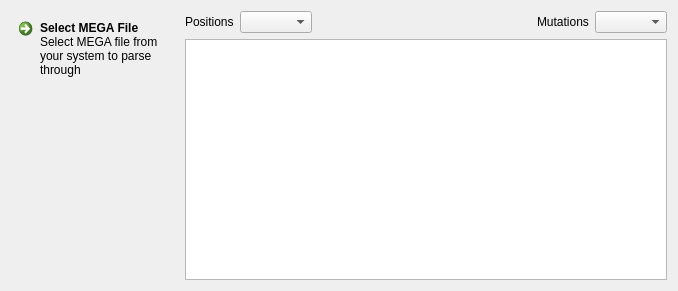
<?xml version="1.0" encoding="UTF-8"?>
<ui version="4.0">
 <class>msa_tool</class>
 <widget class="QWidget" name="msa_tool">
  <property name="geometry">
   <rect>
    <x>0</x>
    <y>0</y>
    <width>678</width>
    <height>291</height>
   </rect>
  </property>
  <property name="windowTitle">
   <string>MSA Tool</string>
  </property>
  <layout class="QHBoxLayout" name="horizontalLayout_3">
   <item>
    <layout class="QHBoxLayout" name="horizontalLayout_2">
     <item>
      <widget class="QCommandLinkButton" name="select_file">
       <property name="text">
        <string>Select MEGA File</string>
       </property>
       <property name="description">
        <string>Select MEGA file from your system to parse through</string>
       </property>
      </widget>
     </item>
     <item>
      <layout class="QVBoxLayout" name="verticalLayout">
       <item>
        <layout class="QHBoxLayout" name="horizontalLayout">
         <item>
          <widget class="QLabel" name="label_2">
           <property name="text">
            <string>Positions</string>
           </property>
          </widget>
         </item>
         <item>
          <widget class="QComboBox" name="comboBox_positions"/>
         </item>
         <item>
          <spacer name="horizontalSpacer">
           <property name="orientation">
            <enum>Qt::Horizontal</enum>
           </property>
           <property name="sizeHint" stdset="0">
            <size>
             <width>40</width>
             <height>20</height>
            </size>
           </property>
          </spacer>
         </item>
         <item>
          <widget class="QLabel" name="label">
           <property name="text">
            <string>Mutations</string>
           </property>
          </widget>
         </item>
         <item>
          <widget class="QComboBox" name="comboBox_mutations"/>
         </item>
        </layout>
       </item>
       <item>
        <widget class="QTreeView" name="view_mutations"/>
       </item>
      </layout>
     </item>
    </layout>
   </item>
  </layout>
 </widget>
 <resources/>
 <connections/>
</ui>
